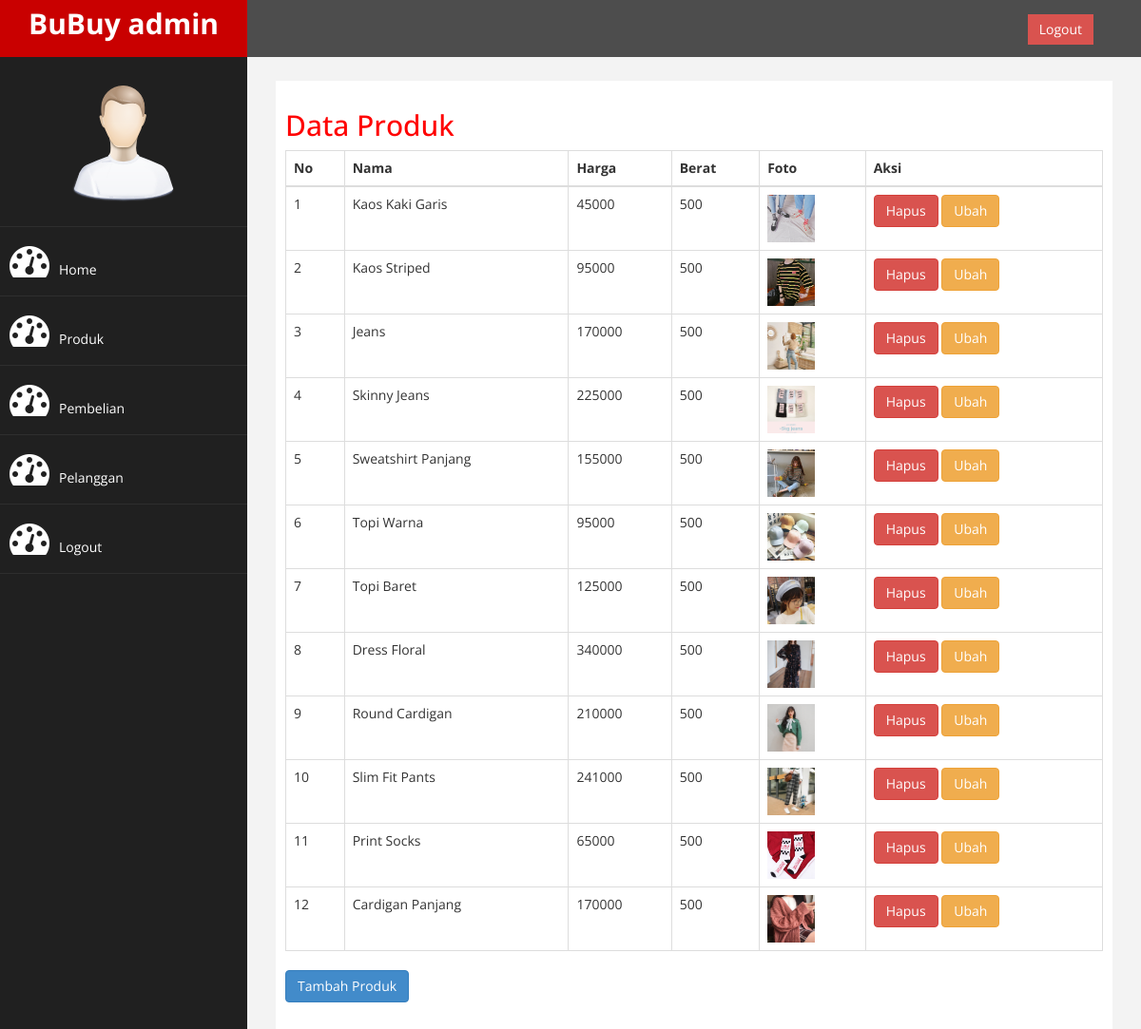
Screenshot of /admin/index.php?halaman=produk (signed in) with the database file from the repository.
### tables this page shows
CREATE TABLE `produk` (
  `id_produk` int(11) NOT NULL,
  `nama_produk` varchar(100) NOT NULL,
  `harga_produk` int(11) NOT NULL,
  `berat_produk` int(11) NOT NULL,
  `foto_produk` varchar(100) NOT NULL,
  `deskripsi_produk` text NOT NULL,
  `stok_produk` int(5) NOT NULL
);

### admin/produk.php (the view)
<h2>Data Produk</h2>
<table class="table table-bordered">
    <thead>
        <tr>
            <th>No</th>
            <th>Nama</th>
            <th>Harga</th>
            <th>Berat</th>
            <th>Foto</th>
            <th>Aksi</th>
        </tr>
    </thead>
    <tbody>
        <?php $nomor=1; ?>
        <?php $ambil=$koneksi->query("SELECT * FROM produk"); ?>
        <?php while($pecah = $ambil->fetch_assoc()){ ?>
        <tr>
            <td><?php echo $nomor; ?></td>
            <td><?php echo $pecah['nama_produk']; ?></td>
            <td><?php echo $pecah['harga_produk']; ?></td>
            <td><?php echo $pecah['berat_produk']; ?></td>
            <td>
                <img src="../foto_produk/<?php echo $pecah['foto_produk']; ?>" width="50" height="50">
            </td>
            <td>
                <a href="index.php?halaman=hapusproduk&id=<?php echo $pecah['id_produk']; ?>" class="btn-danger btn">Hapus</a>
                <a href="index.php?halaman=ubahproduk&id=<?php echo $pecah['id_produk']; ?>" class="btn btn-warning">Ubah</a>
            </td>
        </tr>
        <?php $nomor++; ?>
        <?php } ?>
    </tbody>
</table>
<a href="index.php?halaman=tambahproduk" class="btn btn-primary">Tambah Produk</a>

### admin/assets/css/custom.css (style rules this page uses)
body { font-family: 'Open Sans', sans-serif; }
h2 { color: #f00; }

### rows the page displays
produk: nama_produk "Kaos Kaki Garis", harga_produk "45000", berat_produk "500", foto_produk (picture)
produk: nama_produk "Kaos Striped", harga_produk "95000", berat_produk "500", foto_produk (picture)
produk: nama_produk "Jeans", harga_produk "170000", berat_produk "500", foto_produk (picture)
produk: nama_produk "Skinny Jeans", harga_produk "225000", berat_produk "500", foto_produk (picture)
produk: nama_produk "Sweatshirt Panjang", harga_produk "155000", berat_produk "500", foto_produk (picture)
produk: nama_produk "Topi Warna", harga_produk "95000", berat_produk "500", foto_produk (picture)
produk: nama_produk "Topi Baret", harga_produk "125000", berat_produk "500", foto_produk (picture)
produk: nama_produk "Dress Floral", harga_produk "340000", berat_produk "500", foto_produk (picture)
produk: nama_produk "Round Cardigan", harga_produk "210000", berat_produk "500", foto_produk (picture)
produk: nama_produk "Slim Fit Pants", harga_produk "241000", berat_produk "500", foto_produk (picture)
produk: nama_produk "Print Socks", harga_produk "65000", berat_produk "500", foto_produk (picture)
produk: nama_produk "Cardigan Panjang", harga_produk "170000", berat_produk "500", foto_produk (picture)
